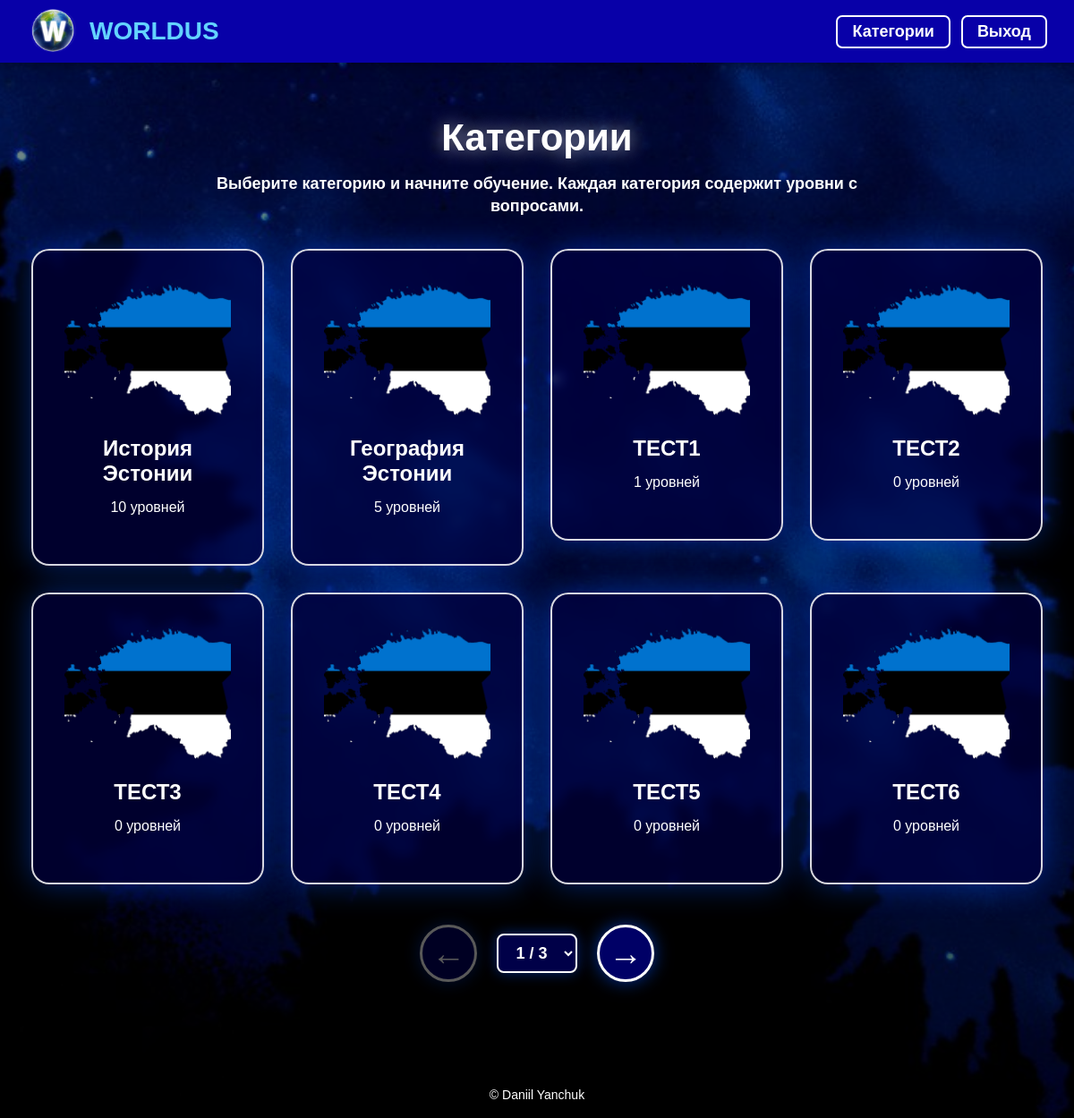
Screenshot of /categories.php (signed in) with the database file from the repository.
### tables this page shows
CREATE TABLE `categories` (
  `id` int(11) NOT NULL,
  `name` varchar(100) DEFAULT NULL,
  `description` mediumtext DEFAULT NULL,
  `image` varchar(255) DEFAULT NULL
);

### categories.php (the view, shortened to what this page needs)
<?php
include "config/db.php";
include "includes/header.php";
$page = isset($_GET['page']) ? (int)$_GET['page'] : 1;
$categories_per_page = 8;
$offset = ($page - 1) * $categories_per_page;
$count_result = $conn->query("
    SELECT COUNT(*) AS total
    FROM categories
");
$total_categories = (int)$count_result->fetch_assoc()['total'];
$total_pages = ceil($total_categories / $categories_per_page);
$result = $conn->query("
    SELECT
        categories.*,
        COUNT(levels.id) AS levels_count
    FROM categories
    LEFT JOIN levels ON levels.category_id = categories.id
    GROUP BY categories.id
    ORDER BY categories.id ASC
    LIMIT $categories_per_page OFFSET $offset
");
?>
<div class="container">
    <h1 class="categories-title">Категории</h1>
    <p class="categories-description">
        Выберите категорию и начните обучение. Каждая категория содержит уровни с вопросами.
    </p>
    <div class="grid">
        <?php while ($row = $result->fetch_assoc()): ?>
            <?php
            $image = !empty($row['image'])
                ? $row['image']
                : "assets/images/EstoniaHG.png";
            ?>
            <div class="category-wrapper">
                <a href="levels.php?category=<?= $row['id'] ?>" class="card category">
                    <img src="<?= htmlspecialchars($image) ?>" alt="<?= htmlspecialchars($row['name']) ?>">
                    <h3><?= htmlspecialchars($row['name']) ?></h3>
                    <p><?= $row['levels_count'] ?> уровней</p>
                </a>
            </div>
        <?php endwhile; ?>
    </div>
    <?php if ($total_pages > 1): ?>
        <div class="category-pagination">
            <?php if ($page > 1): ?>
                <a class="arrow-btn" href="categories.php?page=<?= $page - 1 ?>">←</a>
            <?php else: ?>
                <span class="arrow-btn disabled">←</span>
            <?php endif; ?>
            <form method="GET" class="page-select-form">
                <select name="page" onchange="this.form.submit()" class="page-select">
                    <?php for ($i = 1; $i <= $total_pages; $i++): ?>
                        <option value="<?= $i ?>" <?= $i == $page ? 'selected' : '' ?>>
                            <?= $i ?> / <?= $total_pages ?>
                        </option>
                    <?php endfor; ?>
                </select>
            </form>
            <?php if ($page < $total_pages): ?>
                <a class="arrow-btn" href="categories.php?page=<?= $page + 1 ?>">→</a>
            <?php else: ?>
                <span class="arrow-btn disabled">→</span>
            <?php endif; ?>
        </div>
    <?php endif; ?>
</div>
<?php include "includes/footer.php"; ?>

### assets/css/style.css (style rules this page uses)
* { margin: 0; padding: 0; box-sizing: border-box; font-family: Arial, Helvetica, sans-serif; }
body { min-height: 100vh; color: white; background: linear-gradient(rgba(0,0,0,0.45), rgba(0,0,0,0.65)), url("../images/bc.jpg") center/cover fixed no-repeat; }
.container { width: 100%; max-width: 1200px; margin: 0 auto; padding: 60px 20px; }
.card { background: rgba(0, 0, 70, 0.65); border: 2px solid rgba(255,255,255,0.85); border-radius: 20px; padding: 35px; text-align: center; backdrop-filter: blur(6px); box-shadow: 0 0 35px rgba(0, 80, 255, 0.45); }
.card p { font-size: 18px; line-height: 1.5; margin-bottom: 16px; }
form input, form select { width: 80%; max-width: 400px; padding: 12px; margin: 10px 0; border-radius: 8px; border: 2px solid #5db8ff; background: rgba(0,0,40,0.65); color: white; font-size: 16px; }
.grid { display: grid; grid-template-columns: repeat(4, 260px); justify-content: center; gap: 30px; }
.category-wrapper { position: relative; width: 260px; }
.category { display: block; width: 260px; min-height: 300px; text-decoration: none; color: white; transition: 0.3s; }
.category img { width: 100%; height: 150px; object-fit: cover; border-radius: 14px; margin-bottom: 18px; }
.category h3 { font-size: 24px; margin-bottom: 12px; }
.category p { font-size: 16px; }
.categories-title { text-align: center; font-size: 42px; margin-bottom: 15px; text-shadow: 0 0 20px rgba(255,255,255,0.6); }
.categories-description { max-width: 820px; margin: 0 auto 35px; text-align: center; font-size: 18px; font-weight: bold; line-height: 1.4; }
.category-pagination { margin-top: 45px; display: flex; justify-content: center; align-items: center; gap: 22px; }
.arrow-btn { width: 64px; height: 64px; border-radius: 50%; border: 3px solid white; display: flex; justify-content: center; align-items: center; background: rgba(0, 0, 120, 0.85); color: white; font-size: 38px; font-weight: bold; line-height: 1; text-decoration: none; box-shadow: 0 0 20px rgba(0, 80, 255, 0.6); transition: 0.3s; }
.arrow-btn.disabled { opacity: 0.35; cursor: not-allowed; pointer-events: none; }
.page-select-form { margin: 0; }
.page-select { min-width: 90px; padding: 9px 14px; border-radius: 8px; border: 2px solid white; background: rgba(0, 0, 80, 0.9); color: white; font-size: 18px; font-weight: bold; text-align: center; cursor: pointer; box-shadow: 0 0 15px rgba(0, 80, 255, 0.45); }
.page-select option { background: #08005f; color: white; }

### rows the page displays
categories: name "История Эстонии", levels_count "10"
categories: name "География Эстонии", levels_count "5"
categories: name "ТЕСТ1", levels_count "1"
categories: name "ТЕСТ2", levels_count "0"
categories: name "ТЕСТ3", levels_count "0"
categories: name "ТЕСТ4", levels_count "0"
categories: name "ТЕСТ5", levels_count "0"
categories: name "ТЕСТ6", levels_count "0"

### other values shown
form field page "1 / 3"
